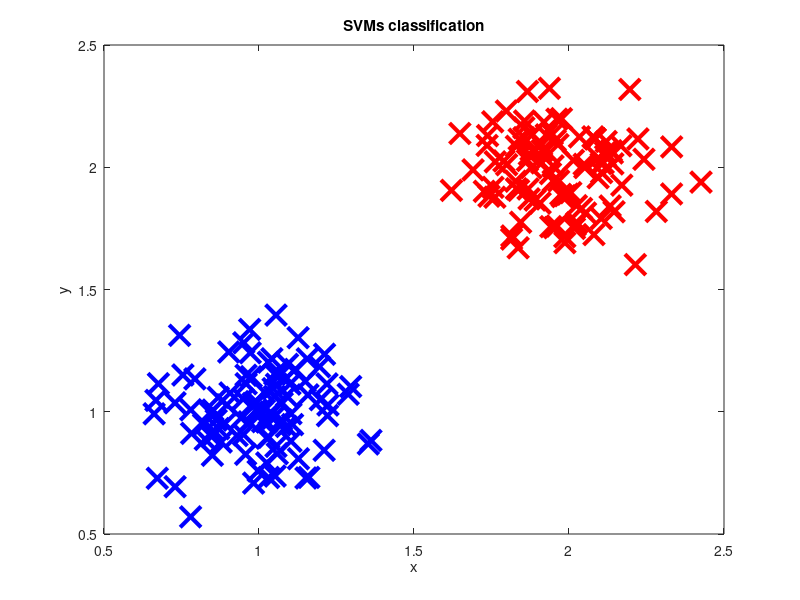

Source code (MATLAB):
clear all
close all
clc

%% Generate Data
p = 2;
n = 200;
prob = 0.5;
n1 = floor(n * prob);
n2 = n - n1;

X1 = [1 1] + 0.15 * randn(n1, 2);
y1 = ones(n1, 1);
X2 = [2 2] + 0.15 * randn(n2, 2);
y2 = -ones(n2, 1);

X = [X1; X2];
y = [y1; y2];

f1 = figure(1);
clf(f1);                        % Using SVMs
plot(X1(:, 1), X1(:, 2), 'bx', 'Linewidth', 2);
hold on
plot(X2(:, 1), X2(:, 2), 'rx', 'Linewidth', 2);
xlims = [0.5 2.5];
ylims = [0.5 2.5];
xlim(xlims);
ylim(ylims);


%% Lambdas
P = zeros(n, n);
q = ones(n, 1);
for ii = 1 : n
    for jj = 1 : n
        P(ii, jj) = X(ii, :) * X(jj, :)' * y(ii) * y(jj);
    end
end

lb = zeros(n, 1);
ub = 100 * ones(n, 1);
lambda = quadprog(P, -q, [], [], y', 0, lb, ub)

lambda1 = lambda(1:n1);
k1 = find(lambda1 == max(lambda1));
lambda2 = lambda(n1+1:end);
k2 = find(lambda2 == max(lambda2));


%% SVM Implementation
beta = zeros(1, p);
b = 0;
for k = 1 : n
    beta = beta + lambda(k) * X(k, :) * y(k);
end
for k = 1 : n
    b = b + (1/n) * (y(k) - beta*X(k, :)');
end


%% Optimal Hyperplane (Maximum Margin Hyperplane)
xAxis = linspace(xlims(1), xlims(2), 1000);
yk = [];
for x = xAxis
    yk = [yk (-beta(2)*x-b) / beta(1)];               % beta' * x + b = 0
end
plot(xAxis, yk);
hold on
plot(X1(k1, 1), X1(k1, 2), 'bx', 'Linewidth', 3, 'Markersize', 15);
hold on
plot(X2(k2, 1), X2(k2, 2), 'rx', 'Linewidth', 3, 'Markersize', 15);
title("SVMs classification");
xlabel("x");
ylabel("y");
